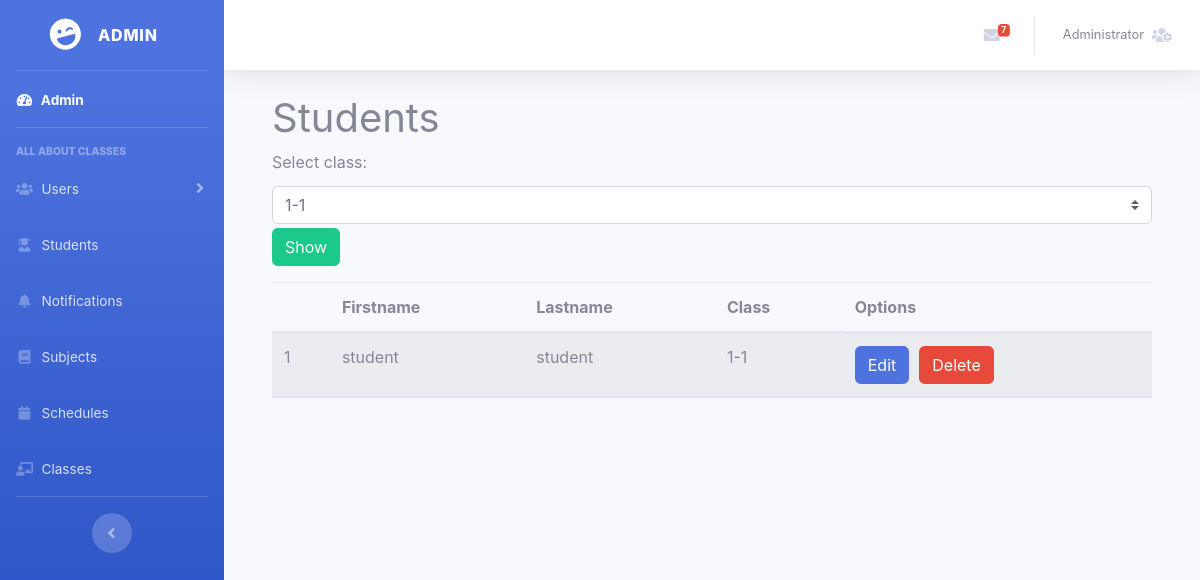
/students/ (signed in), run on an earlier commit of the app's database.
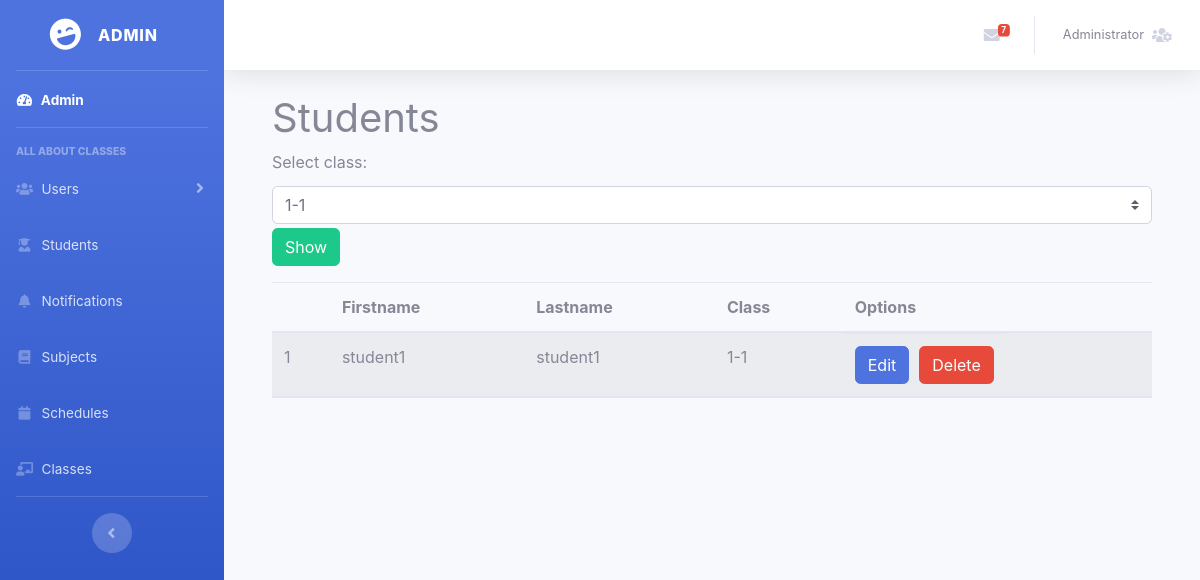
And on a later commit of the database.
### tables this page shows
CREATE TABLE IF NOT EXISTS `students` (
  `id_student` int(11) NOT NULL AUTO_INCREMENT,
  `first_name` varchar(255) NOT NULL,
  `last_name` varchar(255) NOT NULL,
  `id_school_class` int(11) NOT NULL,
  PRIMARY KEY (`id_student`),
  KEY `fk_students_school_classes1_idx` (`id_school_class`)
);

CREATE TABLE IF NOT EXISTS `school_classes` (
  `id_school_class` int(11) NOT NULL AUTO_INCREMENT,
  `name` varchar(10) NOT NULL,
  PRIMARY KEY (`id_school_class`)
);

### app/controllers/Students.php (called while the page is built, shortened)
<?php
class Students extends Controller
{
  public function __construct()
  {
    $this->studentModel = $this->model('Student');
    $this->classModel = $this->model('School_Class');
  }
  public function index()
  {
    $students = $this->studentModel->showAllStudentsJoinClasses();
    $classes = $this->classModel->showAllClasses();
    $data = [
      'students' => $students,
      'classes' => $classes
    ];
    $this->view('admin/students/index', $data);
  }
}

### app/libraries/Core.php (called while the page is built, shortened)
<?php
  class Core {
    protected $currentMethod = 'index';
    public function __construct(){
      $url = $this->getUrl();
      if(file_exists('../app/controllers/' . ucwords($url[0]). '.php')){
        unset($url[0]);
      }
      $this->currentController = new $this->currentController;
      $this->params = $url ? array_values($url) : [];
      call_user_func_array([$this->currentController, $this->currentMethod], $this->params);
    }
    public function getUrl(){
      if(isset($_GET['url'])){
        $url = rtrim($_GET['url'], '/');
        $url = filter_var($url, FILTER_SANITIZE_URL);
        $url = explode('/', $url);
        return $url;
      }
    }
  }

### public/index.php (called while the page is built, shortened)
<?php
$init = new Core;

### app/libraries/Database.php (called while the page is built, shortened)
<?php
class Database
{
  private $host = DB_HOST;
  private $user = DB_USER;
  private $pass = DB_PASS;
  private $dbname = DB_NAME;
  private $dbh;
  private $stmt;
  public function __construct()
  {
    $dsn = 'mysql:host=' . $this->host . ';dbname=' . $this->dbname;
    $options = array(
      PDO::ATTR_PERSISTENT => true,
      PDO::ATTR_ERRMODE => PDO::ERRMODE_EXCEPTION
    );
    try {
      $this->dbh = new PDO($dsn, $this->user, $this->pass, $options);
    } catch (PDOException $e) {
      $this->error = $e->getMessage();
      echo $this->error;
    }
  }
  public function query($sql)
  {
    $this->stmt = $this->dbh->prepare($sql);
  }
  public function execute()
  {
    return $this->stmt->execute();
  }
  public function resultSet($fetch = PDO::FETCH_OBJ)
  {
    $this->execute();
    return $this->stmt->fetchAll($fetch);
  }
}

### app/models/School_Class.php (called while the page is built, shortened)
<?php
class School_class
{
    private $db;
    public function __construct()
    {
        $this->db = new Database();
    }
    public function showAllClasses()
    {
        $this->db->query('SELECT school_classes.id_school_class , school_classes.name FROM school_classes');
        $classes = $this->db->resultSet();
        return $classes;
    }
}

### app/models/Student.php (called while the page is built, shortened)
<?php
class Student
{
    private $db;
    public function __construct()
    {
        $this->db = new Database();
    }
    public function showAllStudentsJoinClasses()
    {
        $this->db->query('SELECT students.id_student ,
                                 students.first_name ,
                                 students.last_name ,
                                 school_classes.name ,
                                 school_classes.id_school_class
                          FROM students
                          JOIN school_classes
                                ON students.id_school_class = school_classes.id_school_class ');
        $students = $this->db->resultSet();
        return $students;
    }
}

### app/views/admin/students/index.php (the view, shortened to what this page needs)
<?php require APPROOT . '/views/inc/admin/header.php'; ?>
<div id="page-wrapper">
    <div class="container-fluid">
        <div class="row">
            <div class="col-lg-12">
                <h1 class="page-header">
                    Students
                </h1>
                <form action="" method="post">
                    <div class="form-group">
                        <label>Select class:</label>
                        <select name='id_class' class="custom-select my-1 mr-sm-2" id="inlineFormCustomSelectPref">
                            <?php foreach ($data['classes'] as $class) : ?>
                                <?php echo "<option value=\"$class->id_school_class\">$class->name</option>"; ?>
                            <?php endforeach; ?>
                        </select>
                        <input type="submit" class="btn btn-success" value="Show">
                    </div>
                </form>
                <table class="table table-striped">
                    <thead>
                        <tr>
                            <th></th>
                            <th>Firstname</th>
                            <th>Lastname</th>
                            <th>Class</th>
                            <th>Options</th>
                        </tr>
                    </thead>
                    <?php $i = 0; ?>
                    <?php foreach ($data['students'] as $student) : ?>
                        <tbody>
                            <tr>
                                <?php
                                $postClass =  1;
                                if ($student->id_school_class != (int)$postClass) {
                                    continue;
                                }
                                ?>
                                <?php echo '<td>' . ++$i . '</td><td>' . $student->first_name . '</td><td>' . $student->last_name . '</td><td>' .
                                $student->name . '</td>
                                <td class="buttons-pos">
                                ' . '
                                <a class="btn btn-primary btn-margin" href =' . URLROOT . "/students/edit/" . $student->id_student . '>Edit</a>' . '' ?>
                                <form action="<?php echo URLROOT . "/students/delete/" . $student->id_student ?>" method="POST">
                                <button class="btn btn-danger" type="submit" name="delete">Delete</button>
                                </form>
                            </tr>
                        </tbody>
                    <?php endforeach; ?>
                </table>
            </div>
        </div>
    </div>
</div>
<?php require APPROOT . '/views/inc/admin/footer.php'; ?>

### app/libraries/Controller.php (shortened to what this page needs)
<?php
  class Controller {
    public function view($view, $data = []){
      if(file_exists('../app/views/' . $view . '.php')){
        require_once '../app/views/' . $view . '.php';
      } else {
        die('View does not exist');
      }
    }
  }

### app/views/inc/admin/header.php (shortened to what this page needs)
<!DOCTYPE html>
<html lang="en">
<head>
    <link href="<?php echo URLROOT; ?>/css/admin/sb-admin.css" rel="stylesheet">
    <link href="<?php echo URLROOT; ?>/css/admin/style.css" rel="stylesheet">
    <link href="<?php echo URLROOT; ?>/css/admin/vendor/fontawesome-free/css/all.min.css" rel="stylesheet" type="text/css">
</head>
<body id="page-top">
  <div id="wrapper">
<ul class="navbar-nav bg-gradient-primary sidebar sidebar-dark accordion" id="accordionSidebar">
  <a class="sidebar-brand d-flex align-items-center justify-content-center" href="<?php echo URLROOT . '/users/admin'; ?>">
    <div class="sidebar-brand-icon rotate-n-15">
      <i class="fas fa-laugh-wink"></i>
    </div>
    <div class="sidebar-brand-text mx-3">Admin</div>
  </a>
  <hr class="sidebar-divider my-0">
  <li class="nav-item active">
    <a class="nav-link" href="<?php echo URLROOT . '/users/teacher'; ?>">
      <i class="fas fa-fw fa-tachometer-alt"></i>
      <span>Admin</span></a>
  </li>
  <hr class="sidebar-divider">
  <div class="sidebar-heading">
    all about classes
  </div>
  <li class="nav-item">
    <a class="nav-link collapsed" href="<?php echo URLROOT . '/users/'; ?>" data-toggle="collapse" data-target="#collapseTwo" aria-expanded="true" aria-controls="collapseTwo">
      <i class="fas fa-fw fa-users"></i>
      <span>Users</span>
    </a>
  </li>
    <li class="nav-item">
    <a class="nav-link" href="<?php echo URLROOT . '/students/'; ?>" data-target="#collapseUtilities" aria-expanded="true" aria-controls="collapseUtilities">
      <i class="fas fa-fw fa-user-graduate"></i>
      <span>Students</span>
    </a>
  </li>
  <li class="nav-item">
    <a class="nav-link" href="<?php echo URLROOT . '/notifications/'; ?>" data-target="#collapseUtilities" aria-expanded="true" aria-controls="collapseUtilities">
      <i class="fas fa-fw fa-bell"></i>
      <span>Notifications</span>
    </a>
  </li>
  <li class="nav-item">
    <a class="nav-link" href="<?php echo URLROOT . '/subjects/'; ?>" data-target="#collapseUtilities" aria-expanded="true" aria-controls="collapseUtilities">
      <i class="fas fa-fw fa-book"></i>
      <span>Subjects</span>
    </a>
  </li>
  <li class="nav-item">
    <a class="nav-link" href="<?php echo URLROOT . '/schedules'; ?>" data-target="#collapseUtilities" aria-expanded="true" aria-controls="collapseUtilities">
      <i class="fas fa-fw fa-calendar"></i>
      <span>Schedules</span>
    </a>
  </li>
  <li class="nav-item">
    <a class="nav-link" href="<?php echo URLROOT . '/classes/'; ?>" data-target="#collapseUtilities" aria-expanded="true" aria-controls="collapseUtilities">
      <i class="fas fa-fw fa-chalkboard-teacher"></i>
      <span>Classes</span>
    </a>
  </li>
  <hr class="sidebar-divider d-none d-md-block">
  <div class="text-center d-none d-md-inline">
    <button class="rounded-circle border-0" id="sidebarToggle"></button>
  </div>
</ul>
<div id="content-wrapper" class="d-flex flex-column">
  <div id="content">
    <nav class="navbar navbar-expand navbar-light bg-white topbar mb-4 static-top shadow">
      <ul class="navbar-nav ml-auto">
        <li class="nav-item dropdown no-arrow mx-1">
          <a class="nav-link dropdown-toggle" href="#" id="messagesDropdown" role="button" data-toggle="dropdown" aria-haspopup="true" aria-expanded="false">
            <i class="fas fa-envelope fa-fw"></i>
            <span class="badge badge-danger badge-counter">7</span>
          </a>
        </li>
        <li class="nav-item dropdown no-arrow">
          <a class="nav-link dropdown-toggle" href="#" id="userDropdown" role="button" data-toggle="dropdown" aria-haspopup="true" aria-expanded="false">
            <span class="mr-2 d-none d-lg-inline text-gray-600 small">Administrator</span>
            <i class="fas fa-users-cog text-gray-400"></i>
          </a>
        </li>
      </ul>
    </nav>
    <div class="container-fluid">

### app/views/inc/admin/footer.php (shortened to what this page needs)
</div>
</body>
</html>

### public/css/admin/style.css (style rules this page uses)
td.buttons-pos { list-style-type: none; display: inline-flex; }
.btn-margin { margin-right: 10px; }

What changed in the data, as far as the page shows it:
removed students: first_name "student", last_name "student", id_school_class.name "1-1"
added students: first_name "student1", last_name "student1", id_school_class.name "1-1"
